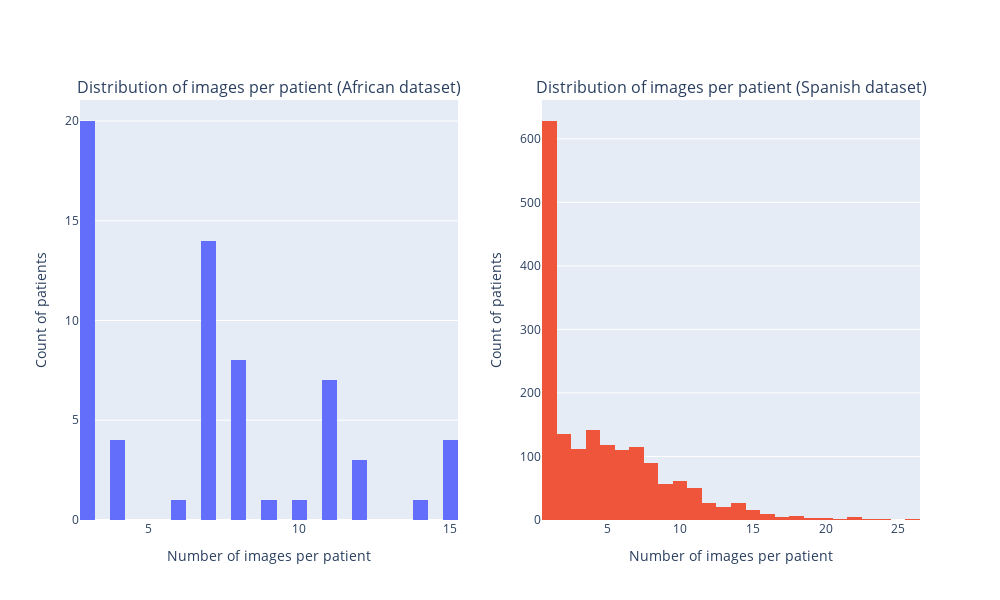

Notebook code for this chart:
### Code cell
african_counts = african_df['Patient_num'].value_counts().values
spanish_counts = spanish_df['Patient_num'].value_counts().values

# Create subplots
fig = make_subplots(rows=1, cols=2, subplot_titles=[
    "Distribution of images per patient (African dataset)",
    "Distribution of images per patient (Spanish dataset)"
])

# Add histograms
fig.add_trace(
    go.Histogram(x=african_counts, nbinsx=30, name="African dataset"),
    row=1, col=1
)

fig.add_trace(
    go.Histogram(x=spanish_counts, nbinsx=30, name="Spanish dataset"),
    row=1, col=2
)

# Update layout
fig.update_layout(
    height=600,
    width=1000,
    # title_text="Side-by-side Distribution of Images per Patient",
    showlegend=False,
    xaxis1=dict(title="Number of images per patient"),
    yaxis1=dict(title="Count of patients"),
    xaxis2=dict(title="Number of images per patient"),
    yaxis2=dict(title="Count of patients")
)

fig.show()

# to save fig
current_dir=Path.cwd()

fig.write_image(current_dir.parent/'reports'/"patient_distribution.png", width=1200, height=700, scale=2)

### Figure 1 — Plotly figure (JSON) as saved in the notebook; plotly's stock layout.template omitted (floating-point values rounded to 4 significant figures; data arrays with more than 128 entries replaced by an {"elided": "..."} marker saying what was removed)
{"data": [{"name": "African dataset", "nbinsx": 30, "type": "histogram", "x": [15, 15, 15, 15, 14, 12, 12, 12, 11, 11, 11, 11, 11, 11, 11, 10, 9, 8, 8, 8, 8, 8, 8, 8, 8, 7, 7, 7, 7, 7, 7, 7, 7, 7, 7, 7, 7, 7, 7, 6, 4, 4, 4, 4, 3, 3, 3, 3, 3, 3, 3, 3, 3, 3, 3, 3, 3, 3, 3, 3, 3, 3, 3, 3], "xaxis": "x", "yaxis": "y"}, {"name": "Spanish dataset", "nbinsx": 30, "type": "histogram", "x": {"elided": "1747 int values"}, "xaxis": "x2", "yaxis": "y2"}], "layout": {"annotations": [{"font": {"size": 16}, "showarrow": false, "text": "Distribution of images per patient (African dataset)", "x": 0.225, "xanchor": "center", "xref": "paper", "y": 1, "yanchor": "bottom", "yref": "paper"}, {"font": {"size": 16}, "showarrow": false, "text": "Distribution of images per patient (Spanish dataset)", "x": 0.775, "xanchor": "center", "xref": "paper", "y": 1, "yanchor": "bottom", "yref": "paper"}], "height": 600, "showlegend": false, "width": 1000, "xaxis": {"anchor": "y", "domain": [0, 0.45], "title": {"text": "Number of images per patient"}}, "xaxis2": {"anchor": "y2", "domain": [0.55, 1], "title": {"text": "Number of images per patient"}}, "yaxis": {"anchor": "x", "domain": [0, 1], "title": {"text": "Count of patients"}}, "yaxis2": {"anchor": "x2", "domain": [0, 1], "title": {"text": "Count of patients"}}}}
